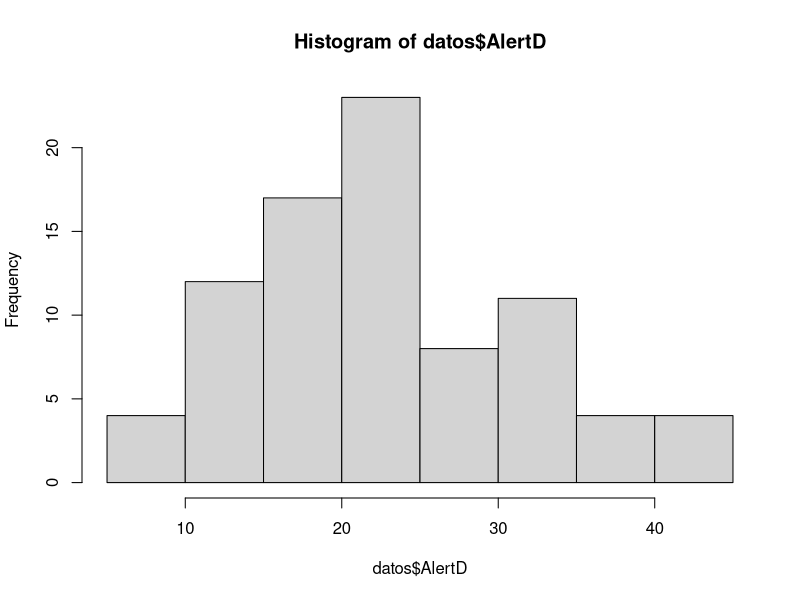
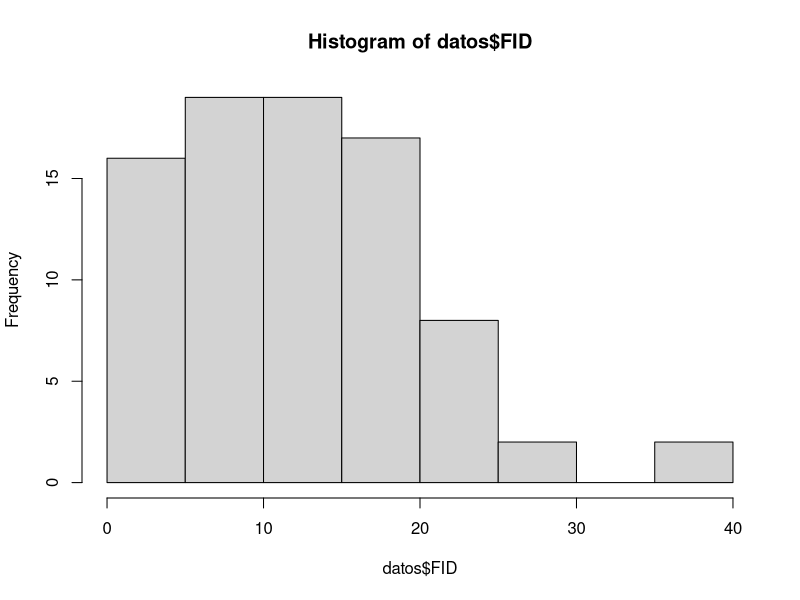
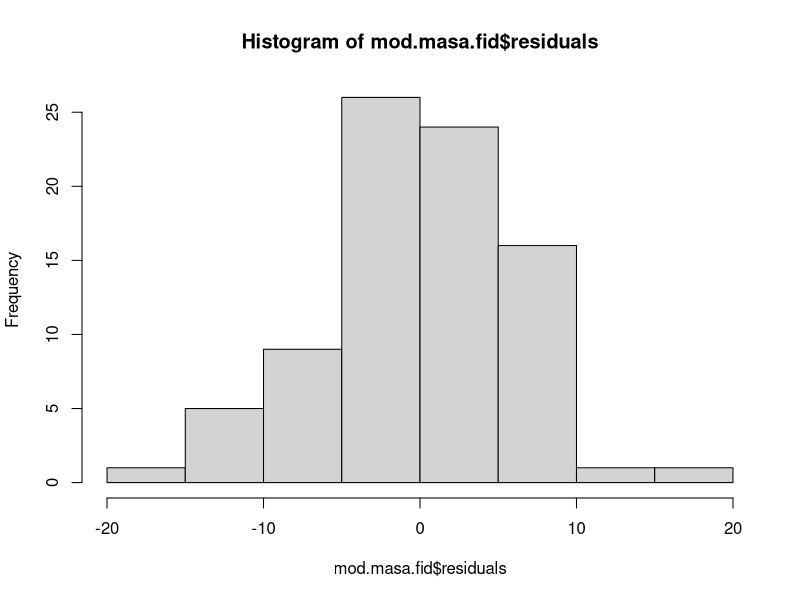
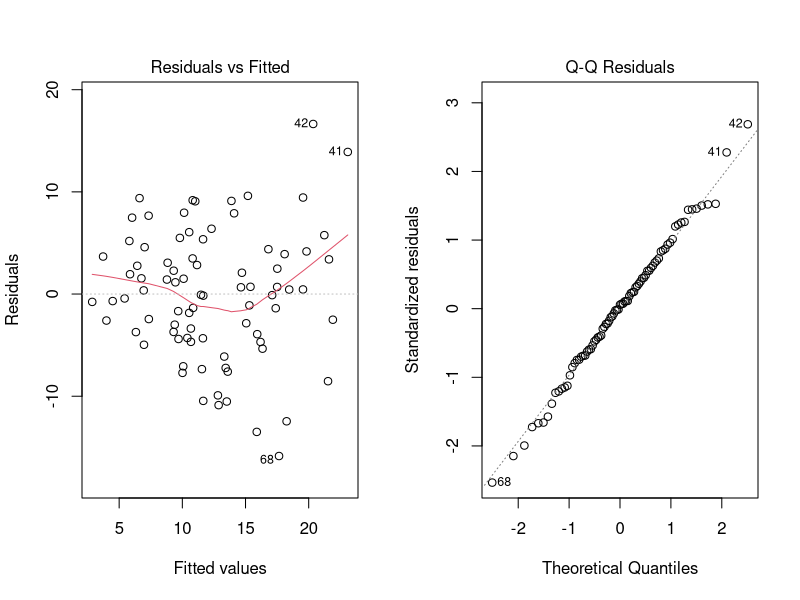
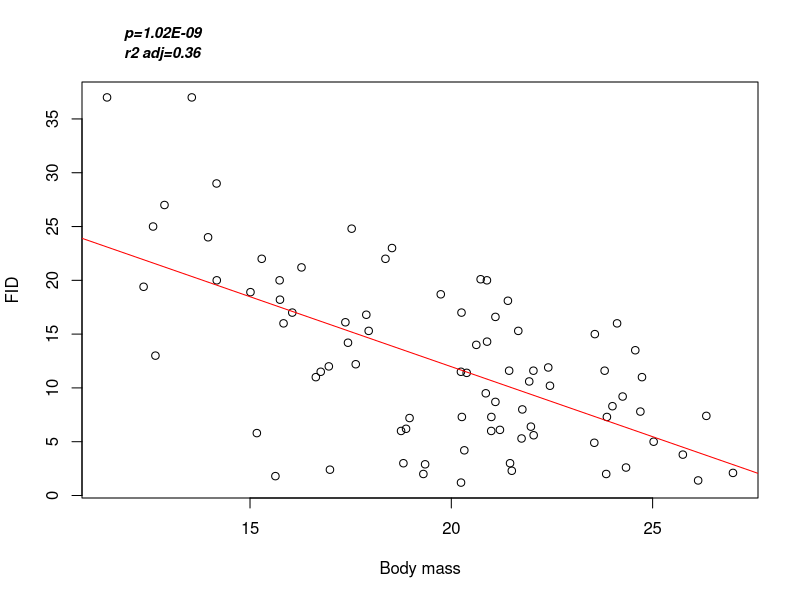
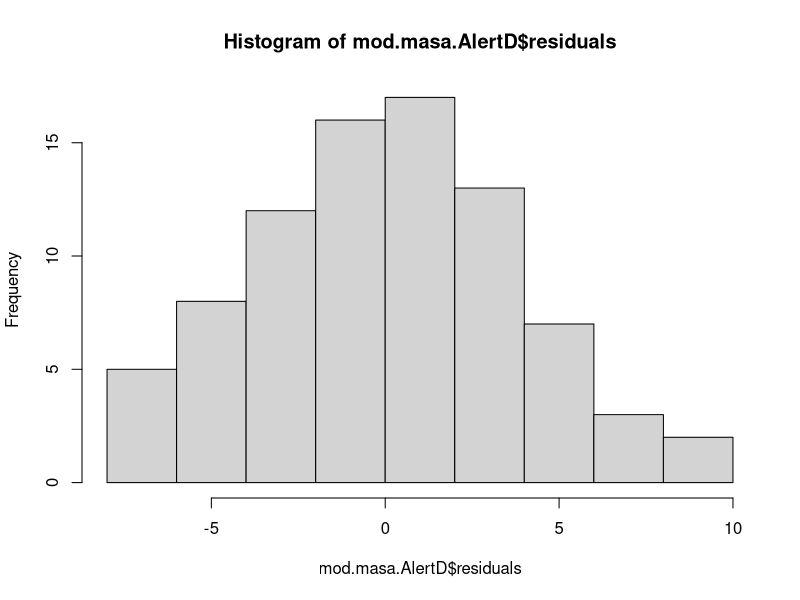
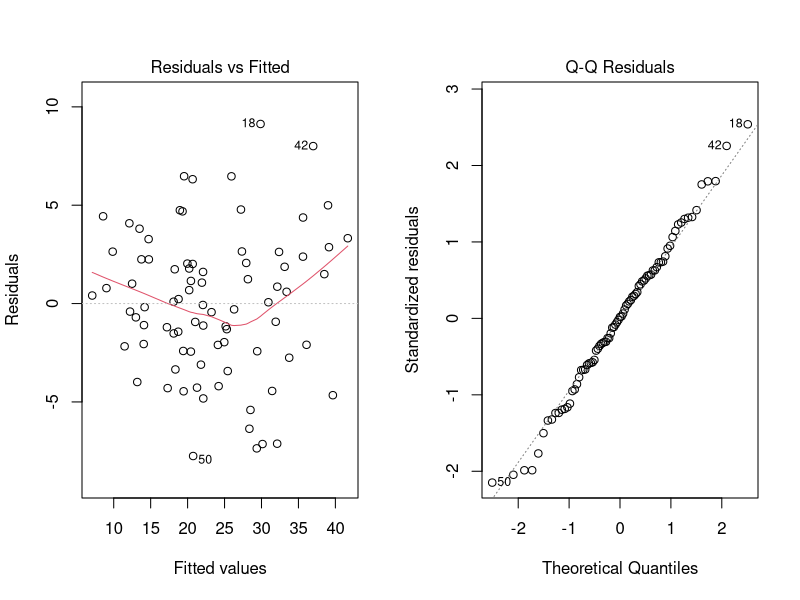
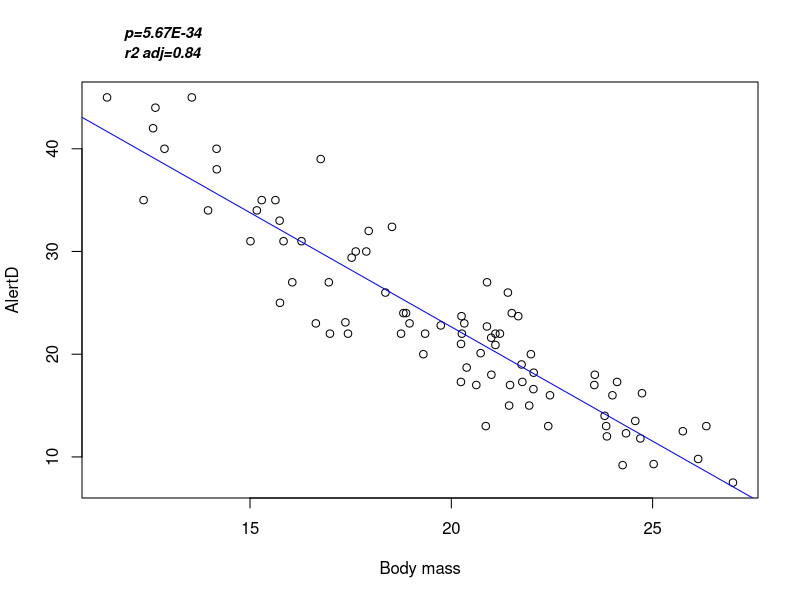

Recreate these plots in R, in order.
#Script Tarea 2
#Curso de R
#Equipo Dinamita: Brenda Hernandez, Emmanuel Garcia y Diego Davila

#Revisar directorio
getwd()
setwd("C:/Users/diem_/Documents/R/MisProyectos/Curso_R_Voyer-Rosell/CursoDeR-VoyerRosell/Datos")
remove(list=ls())
remove(list=ls())

#Cargar datos

datos <- read.csv("Vigilancia-ardillas.csv", header=T)

#Exploracion de datos
head(datos)
tail(datos)
names(datos)
class(datos)
str(datos)

#Factores
datos$Site <- as.factor(datos$Site)
datos$Area <- as.factor(datos$Area)
datos$Predator <- as.factor(datos$Predator)

str(datos)

hist(datos$AlertD) #Distancia de alerta
hist(datos$FID) #Distancia a la que se alejan/huyen

#Planteamos modelo de FID en función del tamaño corporal
mod.masa.fid <- lm(FID ~ BodyM, data = datos)

#Comprobamos supuestos del modelo
#supuesto de normalidad
hist(mod.masa.fid$residuals)
shapiro.test(mod.masa.fid$residuals)
#supuesto de homocedasticidad
par(mfrow=c(1,2))
plot(mod.masa.fid,1)
plot(mod.masa.fid,2)

#Summary modelo
summary(mod.masa.fid)
sum.mod.FidBodyM <- summary(mod.masa.fid)

#plot del modelo lineal FID~BodyM
par(mfrow=c(1,1))
plot(FID ~ BodyM, data = datos, xlab="Body mass")
predicted.fid.body <- predict(mod.masa.fid, datos)
abline(lm(predicted.fid.body ~ datos$BodyM), col="red")
mtext(paste0("r2 adj=", round(sum.mod.FidBodyM$adj.r.squared, 2)), side = 3, line=1,
      adj=0.07, cex=0.9, font=4)
mtext(paste0("p=", formatC(sum.mod.FidBodyM$coefficients[8], format="E", digits=2)), side=3, line=2,
      adj=0.07, cex=0.9, font=4)

#Planteamos modelo de Distancia de alerta en función del tamaño corporal
mod.masa.AlertD <- lm(AlertD ~ BodyM, data = datos)

#Comprobamos supuestos del modelo
#supuesto de normalidad
hist(mod.masa.AlertD$residuals)
shapiro.test(mod.masa.AlertD$residuals)
#supuesto de homocedasticidad
par(mfrow=c(1,2))
plot(mod.masa.AlertD,1)
plot(mod.masa.AlertD,2)

#Summary modelo
summary(mod.masa.AlertD)
sum.mod.AlertDodyM <- summary(mod.masa.AlertD)

#plot del modelo lineal FID~BodyM
par(mfrow=c(1,1))
plot(AlertD ~ BodyM, data = datos, xlab="Body mass")
predicted.AlertD.body <- predict(mod.masa.AlertD, datos)
abline(lm(predicted.AlertD.body ~ datos$BodyM), col="blue")
mtext(paste0("r2 adj=", round(sum.mod.AlertDodyM$adj.r.squared, 2)), side = 3, line=1,
      adj=0.07, cex=0.9, font=4)
mtext(paste0("p=", formatC(sum.mod.AlertDodyM$coefficients[8], format="E", digits=2)), side=3, line=2,
      adj=0.07, cex=0.9, font=4)

names(datos)
boxplot(FID~Area, data=datos)

#Pregunta 3
#Diferencias en la respuesta entre animales urbanos y rurales
mod.area.glm <- glm(sqrt(FID) ~ Area, data = datos)
#supuesto de normalidad
hist(mod.area.glm$residuals)
shapiro.test(mod.area.glm$residuals)

#supuesto de homocedasticidad
plot(mod.area.glm,1)
bartlett.test(mod.area.glm$residuals, mod.area.glm$fitted.values)

#Summary del modelo
summary(mod.area.glm)
boxplot(FID ~ Area, data = datos, notch=T)

#ANOVA para la pregunta 3
#El area (rural o urbana) influye en el FID?
anova.area <- aov(sqrt(FID) ~ Area, data = datos)
summary(anova.area)

#Verificacion de supuestos prueba AOV
hist(anova.area$residuals)
shapiro.test(anova.area$residuals)

#verificacion de homocedasticidad
plot(anova.area,1)

#Kruskal Wallis test
kruskal.area <- kruskal.test(FID ~ Area, data = datos)

#El area (rural o urbana) influye en la distancia de alerta ALERTD?
anova.area.alerta <- aov(sqrt(AlertD) ~ Area, data = datos)
summary(anova.area.alerta)

#supuesto de normalidad
hist(anova.area.alerta$residuals)
shapiro.test(anova.area.alerta$residuals)

#supuesto de heterocedasticidad 
bartlett.test(datos$AlertD~datos$Area)

#boxplot
boxplot(AlertD ~ Area, data=datos, notch=T)

#Pregunta 4
#Los animales de zonas rurales y urbanas responden de forma diferente al tipo de depredador
#modificando su FID?
anova.depredador.fid <- aov(sqrt(FID) ~ Area*Predator, data=datos)
summary(anova.depredador.fid)

boxplot(FID~Area*Predator, data=datos)

#supuesto de normalidad
hist(anova.depredador.fid$residuals)
shapiro.test(anova.depredador.fid$residuals)

#Pregunta 5
#Hacer modelo que mejor explique la variación en distancia de alerta AlertD para todos
#los individuos
#Modelo saturado con interacciones 
names(datos)
mod.satur.inter <- glm(AlertD ~ Area*Predator*BodyM, data=datos)
summary(mod.satur.inter)


#normalidad
hist(mod.satur.inter$residuals)
shapiro.test(mod.satur.inter$residuals)

#homocedasticidad
plot(mod.satur.inter, 1)

#Modelo saturado sin interacciones 
names(datos)
mod.satur <- glm(AlertD ~ Area+Predator+BodyM, data=datos)
summary(mod.satur)

#normalidad
hist(mod.satur$residuals)
shapiro.test(mod.satur$residuals)

#homocedasticidad
plot(mod.satur, 1)

#ModeloA - Area y peso corporal sin interaccion
mod.no.pred <- glm(AlertD ~ Area+BodyM, data=datos)
summary(mod.no.pred)

#normalidad
hist(mod.no.pred$residuals)
shapiro.test(mod.no.pred$residuals)

#homocedasticidad
plot(mod.no.pred, 1)

#Modelo B - Area y masa corporal con interaccion
mod.no.pred.inter <- glm(AlertD ~ Area*BodyM, data=datos)
summary(mod.no.pred.inter)

#normalidad
hist(mod.no.pred.inter$residuals)
shapiro.test(mod.no.pred.inter$residuals)

#homocedasticidad 
plot(mod.no.pred.inter, 1)

